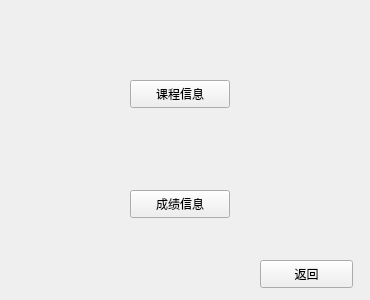
<?xml version="1.0" encoding="UTF-8"?>
<ui version="4.0">
 <class>Teacher</class>
 <widget class="QWidget" name="Teacher">
  <property name="geometry">
   <rect>
    <x>0</x>
    <y>0</y>
    <width>370</width>
    <height>300</height>
   </rect>
  </property>
  <property name="windowTitle">
   <string>Form</string>
  </property>
  <widget class="QPushButton" name="pushButton_2">
   <property name="geometry">
    <rect>
     <x>130</x>
     <y>80</y>
     <width>100</width>
     <height>28</height>
    </rect>
   </property>
   <property name="text">
    <string>课程信息</string>
   </property>
  </widget>
  <widget class="QPushButton" name="pushButton_3">
   <property name="geometry">
    <rect>
     <x>130</x>
     <y>190</y>
     <width>100</width>
     <height>28</height>
    </rect>
   </property>
   <property name="text">
    <string>成绩信息</string>
   </property>
  </widget>
  <widget class="QPushButton" name="pushButton_4">
   <property name="geometry">
    <rect>
     <x>260</x>
     <y>260</y>
     <width>93</width>
     <height>28</height>
    </rect>
   </property>
   <property name="text">
    <string>返回</string>
   </property>
  </widget>
 </widget>
 <resources/>
 <connections/>
</ui>
